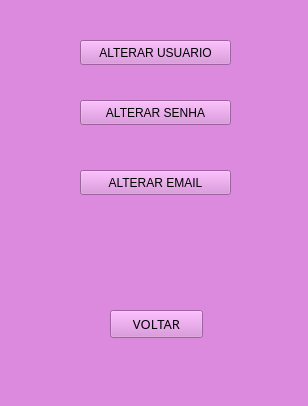
<?xml version="1.0" encoding="UTF-8"?>
<ui version="4.0">
 <class>MainWindow</class>
 <widget class="QMainWindow" name="MainWindow">
  <property name="geometry">
   <rect>
    <x>0</x>
    <y>0</y>
    <width>308</width>
    <height>406</height>
   </rect>
  </property>
  <property name="windowTitle">
   <string>MainWindow</string>
  </property>
  <property name="styleSheet">
   <string notr="true">background-color: rgb(220, 138, 221);</string>
  </property>
  <widget class="QWidget" name="centralwidget">
   <widget class="QPushButton" name="pushButton">
    <property name="geometry">
     <rect>
      <x>80</x>
      <y>40</y>
      <width>151</width>
      <height>25</height>
     </rect>
    </property>
    <property name="text">
     <string>ALTERAR USUARIO</string>
    </property>
   </widget>
   <widget class="QPushButton" name="pushButton_2">
    <property name="geometry">
     <rect>
      <x>80</x>
      <y>100</y>
      <width>151</width>
      <height>25</height>
     </rect>
    </property>
    <property name="text">
     <string>ALTERAR SENHA</string>
    </property>
   </widget>
   <widget class="QPushButton" name="pushButton_3">
    <property name="geometry">
     <rect>
      <x>80</x>
      <y>170</y>
      <width>151</width>
      <height>25</height>
     </rect>
    </property>
    <property name="text">
     <string>ALTERAR EMAIL</string>
    </property>
   </widget>
   <widget class="QPushButton" name="botaoVoltar">
    <property name="geometry">
     <rect>
      <x>110</x>
      <y>310</y>
      <width>93</width>
      <height>28</height>
     </rect>
    </property>
    <property name="font">
     <font>
      <family>Segoe UI Semilight</family>
      <pointsize>10</pointsize>
     </font>
    </property>
    <property name="text">
     <string>VOLTAR</string>
    </property>
   </widget>
  </widget>
  <widget class="QMenuBar" name="menubar">
   <property name="geometry">
    <rect>
     <x>0</x>
     <y>0</y>
     <width>308</width>
     <height>22</height>
    </rect>
   </property>
  </widget>
  <widget class="QStatusBar" name="statusbar"/>
 </widget>
 <resources/>
 <connections/>
</ui>
